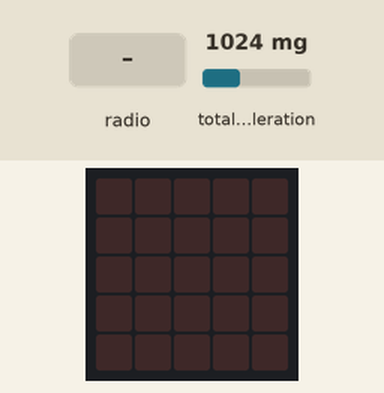
This program was run on a simulated BBC micro:bit (MakeCode). Parts: the board's 5×5 LED display. Inputs (shaded band) come from the test bench; at power-on: total acceleration 1024 mg.

Above: at 1.2 s.
1.3 s: radio message "1" arrives
At 2.3 s:
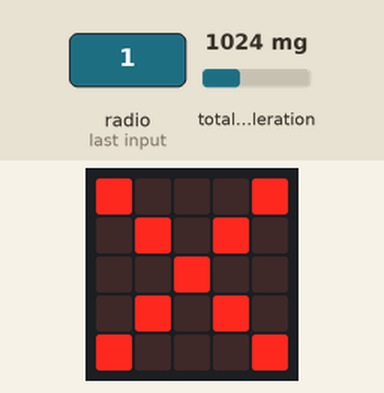
2.8 s: total acceleration set to 60 mg
At 4.7 s:
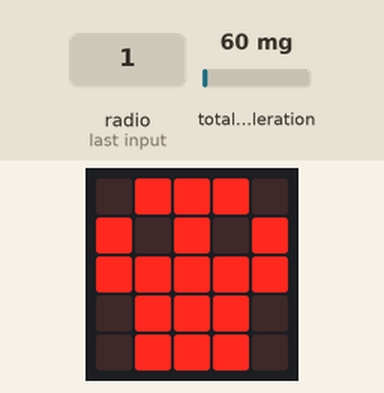
Timing chart, 0 to 6.2 s (numbered marks = the images above; inputs shaded):
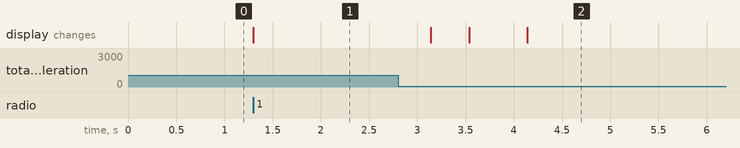

Measured:
- after the input at 1.3 s, the display: changes at once (image 1)
- after the input at 2.8 s, the display: changes after 0.34 s (image 2)

The program:

Base_Player_Code.py
```python
def on_received_number(receivedNumber):
    global Game_State
    Game_State = receivedNumber
radio.on_received_number(on_received_number)

Microbit_Movement = 0
Game_State = 0
Game_State = 0
Red_Light = 1
Green_Light = 2
Alive = 10
radio.set_group(1)

def on_forever():
    if Alive == 10:
        if Game_State == Green_Light:
            basic.show_icon(IconNames.YES)
        if Game_State == Red_Light:
            basic.show_icon(IconNames.NO)
basic.forever(on_forever)

def on_forever2():
    global Microbit_Movement, Alive
    if Game_State == Red_Light:
        Microbit_Movement = abs(input.acceleration(Dimension.STRENGTH) - 1024)
        if Microbit_Movement > 100:
            basic.show_leds("""
                . # # # .
                                # . # . #
                                # # # # #
                                . # # # .
                                . # # # .
            """)
            Alive = 11
basic.forever(on_forever2)
```
